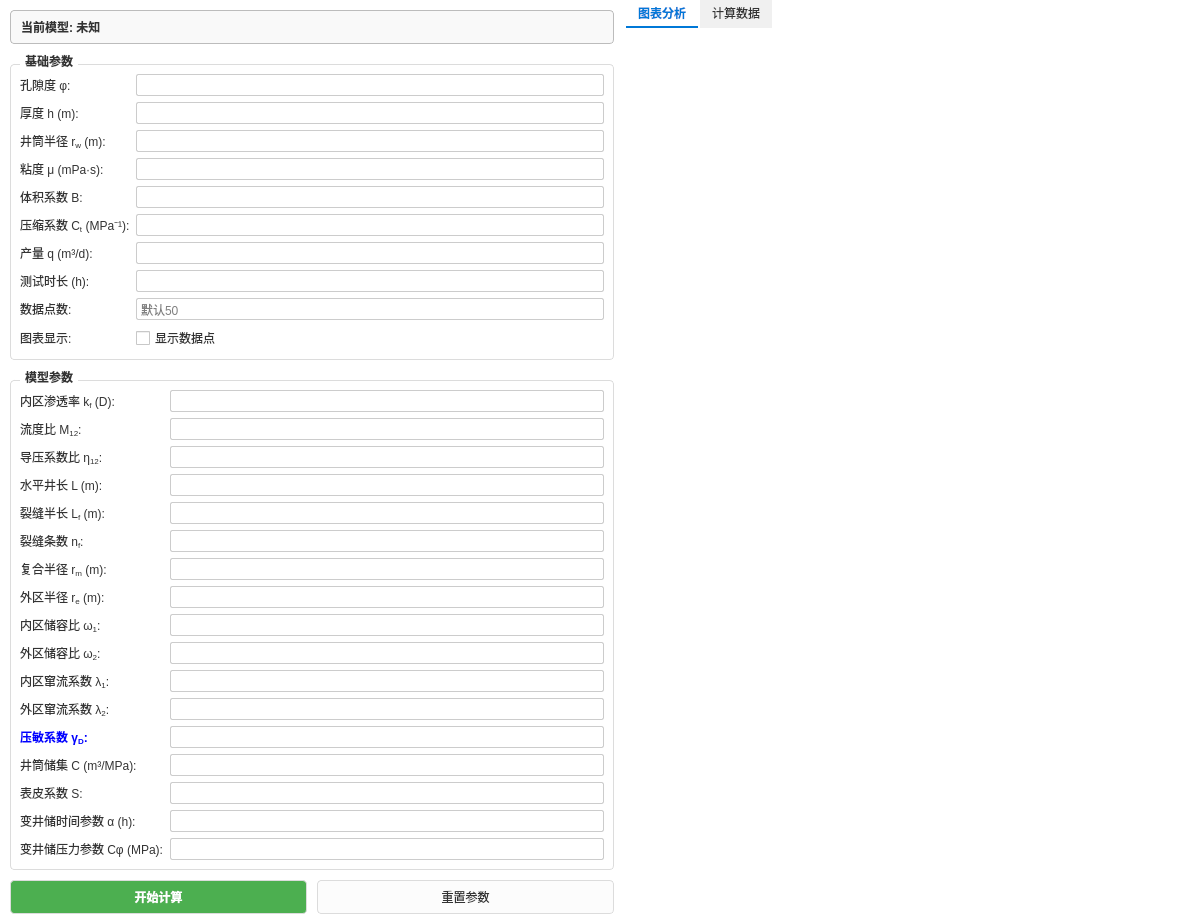
<?xml version="1.0" encoding="UTF-8"?>
<ui version="4.0">
 <class>WT_ModelWidget</class>
 <widget class="QWidget" name="WT_ModelWidget">
  <property name="geometry">
   <rect>
    <x>0</x>
    <y>0</y>
    <width>1200</width>
    <height>850</height>
   </rect>
  </property>
  <property name="windowTitle">
   <string>压裂水平井复合模型 (01-06)</string>
  </property>
  <property name="styleSheet">
   <string notr="true">/* 全局设置：白底黑字 */
QWidget {
        color: #333333;
        background-color: white;
        font-family: &quot;Microsoft YaHei&quot;;
        font-size: 9pt;
}

/* 分裂器手柄完全透明，去除竖线 */
QSplitter::handle {
        background-color: transparent;
}

/* 分组框样式 */
QGroupBox {
        font-weight: bold;
        border: 1px solid #dcdcdc;
        border-radius: 4px;
        margin-top: 10px;
}
QGroupBox::title {
        subcontrol-origin: margin;
        subcontrol-position: top left;
        left: 10px;
        padding: 0 3px;
        color: #333333;
}

/* 输入框样式 */
QLineEdit, QComboBox, QTextEdit {
        background-color: white;
        color: black;
        border: 1px solid #cccccc;
        border-radius: 2px;
        padding: 2px;
        selection-background-color: #0078d7;
}

/* 按钮通用样式 */
QPushButton {
        border: 1px solid #dcdcdc;
        border-radius: 4px;
        background-color: #fcfcfc;
        color: #333333;
        padding: 6px 12px;
        min-height: 20px;
}
QPushButton:hover {
        background-color: #f0f0f0;
        border-color: #0078d7;
        color: #0078d7;
}
QPushButton:pressed {
        background-color: #e0e0e0;
        border-color: #005a9e;
}

/* 模型选择按钮特殊样式 */
QPushButton#btnSelectModel {
        text-align: left;
        font-weight: bold;
        padding-left: 10px;
        background-color: #f9f9f9;
        border: 1px solid #bcbcbc;
}

/* 标签样式 */
QLabel {
        color: #333333;
}
</string>
  </property>
  <layout class="QHBoxLayout" name="horizontalLayout">
   <property name="spacing">
    <number>0</number>
   </property>
   <property name="leftMargin">
    <number>0</number>
   </property>
   <property name="topMargin">
    <number>0</number>
   </property>
   <property name="rightMargin">
    <number>0</number>
   </property>
   <property name="bottomMargin">
    <number>0</number>
   </property>
   <item>
    <widget class="QSplitter" name="splitter">
     <property name="orientation">
      <enum>Qt::Orientation::Horizontal</enum>
     </property>
     <property name="handleWidth">
      <number>2</number>
     </property>
     <widget class="QWidget" name="leftPanel" native="true">
      <property name="minimumSize">
       <size>
        <width>200</width>
        <height>0</height>
       </size>
      </property>
      <property name="maximumSize">
       <size>
        <width>16777215</width>
        <height>16777215</height>
       </size>
      </property>
      <property name="styleSheet">
       <string notr="true">QWidget#leftPanel {
        background-color: white;
        border: none; /* 移除右侧边框竖线 */
}</string>
      </property>
      <layout class="QVBoxLayout" name="verticalLayout">
       <property name="spacing">
        <number>10</number>
       </property>
       <property name="leftMargin">
        <number>10</number>
       </property>
       <property name="topMargin">
        <number>10</number>
       </property>
       <property name="rightMargin">
        <number>10</number>
       </property>
       <property name="bottomMargin">
        <number>10</number>
       </property>
       <item>
        <widget class="QPushButton" name="btnSelectModel">
         <property name="minimumSize">
          <size>
           <width>0</width>
           <height>34</height>
          </size>
         </property>
         <property name="text">
          <string>当前模型: 未知</string>
         </property>
         <property name="iconSize">
          <size>
           <width>16</width>
           <height>16</height>
          </size>
         </property>
        </widget>
       </item>
       <item>
        <widget class="QGroupBox" name="basicParamGroup">
         <property name="title">
          <string>基础参数</string>
         </property>
         <layout class="QFormLayout" name="formLayout_Base">
          <item row="0" column="0">
           <widget class="QLabel" name="label_phi">
            <property name="text">
             <string>&lt;html&gt;&lt;head/&gt;&lt;body&gt;&lt;p&gt;孔隙度 φ:&lt;/p&gt;&lt;/body&gt;&lt;/html&gt;</string>
            </property>
           </widget>
          </item>
          <item row="0" column="1">
           <widget class="QLineEdit" name="phiEdit"/>
          </item>
          <item row="1" column="0">
           <widget class="QLabel" name="label_h">
            <property name="text">
             <string>厚度 h (m):</string>
            </property>
           </widget>
          </item>
          <item row="1" column="1">
           <widget class="QLineEdit" name="hEdit"/>
          </item>
          <item row="2" column="0">
           <widget class="QLabel" name="label_rw">
            <property name="text">
             <string>井筒半径 r&lt;sub&gt;w&lt;/sub&gt; (m):</string>
            </property>
           </widget>
          </item>
          <item row="2" column="1">
           <widget class="QLineEdit" name="rwEdit"/>
          </item>
          <item row="3" column="0">
           <widget class="QLabel" name="label_mu">
            <property name="text">
             <string>粘度 μ (mPa·s):</string>
            </property>
           </widget>
          </item>
          <item row="3" column="1">
           <widget class="QLineEdit" name="muEdit"/>
          </item>
          <item row="4" column="0">
           <widget class="QLabel" name="label_B">
            <property name="text">
             <string>体积系数 B:</string>
            </property>
           </widget>
          </item>
          <item row="4" column="1">
           <widget class="QLineEdit" name="BEdit"/>
          </item>
          <item row="5" column="0">
           <widget class="QLabel" name="label_Ct">
            <property name="text">
             <string>&lt;html&gt;&lt;head/&gt;&lt;body&gt;&lt;p&gt;压缩系数 C&lt;sub&gt;t&lt;/sub&gt; (MPa⁻¹):&lt;/p&gt;&lt;/body&gt;&lt;/html&gt;</string>
            </property>
           </widget>
          </item>
          <item row="5" column="1">
           <widget class="QLineEdit" name="CtEdit"/>
          </item>
          <item row="6" column="0">
           <widget class="QLabel" name="label_q">
            <property name="text">
             <string>产量 q (m³/d):</string>
            </property>
           </widget>
          </item>
          <item row="6" column="1">
           <widget class="QLineEdit" name="qEdit"/>
          </item>
          <item row="7" column="0">
           <widget class="QLabel" name="label_t">
            <property name="text">
             <string>测试时长 (h):</string>
            </property>
           </widget>
          </item>
          <item row="7" column="1">
           <widget class="QLineEdit" name="tEdit"/>
          </item>
          <item row="8" column="0">
           <widget class="QLabel" name="label_points">
            <property name="text">
             <string>数据点数:</string>
            </property>
           </widget>
          </item>
          <item row="8" column="1">
           <widget class="QLineEdit" name="pointsEdit">
            <property name="placeholderText">
             <string>默认50</string>
            </property>
           </widget>
          </item>
          <item row="9" column="0">
           <widget class="QLabel" name="label_showPoints">
            <property name="text">
             <string>图表显示:</string>
            </property>
           </widget>
          </item>
          <item row="9" column="1">
           <widget class="QCheckBox" name="checkShowPoints">
            <property name="text">
             <string>显示数据点</string>
            </property>
           </widget>
          </item>
         </layout>
        </widget>
       </item>
       <item>
        <widget class="QGroupBox" name="modelParamGroup">
         <property name="title">
          <string>模型参数</string>
         </property>
         <layout class="QFormLayout" name="formLayout_Model">
          <item row="0" column="0">
           <widget class="QLabel" name="label_kf">
            <property name="text">
             <string>&lt;html&gt;&lt;head/&gt;&lt;body&gt;&lt;p&gt;内区渗透率 k&lt;sub&gt;f&lt;/sub&gt; (D):&lt;/p&gt;&lt;/body&gt;&lt;/html&gt;</string>
            </property>
           </widget>
          </item>
          <item row="0" column="1">
           <widget class="QLineEdit" name="kfEdit"/>
          </item>
          <item row="1" column="0">
           <widget class="QLabel" name="label_km">
            <property name="text">
             <string>&lt;html&gt;&lt;head/&gt;&lt;body&gt;&lt;p&gt;流度比 M&lt;sub&gt;12&lt;/sub&gt;:&lt;/p&gt;&lt;/body&gt;&lt;/html&gt;</string>
            </property>
           </widget>
          </item>
          <item row="1" column="1">
           <widget class="QLineEdit" name="kmEdit"/>
          </item>
          <item row="2" column="0">
           <widget class="QLabel" name="label_eta12">
            <property name="text">
             <string>&lt;html&gt;&lt;head/&gt;&lt;body&gt;&lt;p&gt;导压系数比 η&lt;sub&gt;12&lt;/sub&gt;:&lt;/p&gt;&lt;/body&gt;&lt;/html&gt;</string>
            </property>
           </widget>
          </item>
          <item row="2" column="1">
           <widget class="QLineEdit" name="eta12Edit"/>
          </item>
          <item row="3" column="0">
           <widget class="QLabel" name="label_L">
            <property name="text">
             <string>水平井长 L (m):</string>
            </property>
           </widget>
          </item>
          <item row="3" column="1">
           <widget class="QLineEdit" name="LEdit"/>
          </item>
          <item row="4" column="0">
           <widget class="QLabel" name="label_Lf">
            <property name="text">
             <string>&lt;html&gt;&lt;head/&gt;&lt;body&gt;&lt;p&gt;裂缝半长 L&lt;sub&gt;f&lt;/sub&gt; (m):&lt;/p&gt;&lt;/body&gt;&lt;/html&gt;</string>
            </property>
           </widget>
          </item>
          <item row="4" column="1">
           <widget class="QLineEdit" name="LfEdit"/>
          </item>
          <item row="5" column="0">
           <widget class="QLabel" name="label_nf">
            <property name="text">
             <string>&lt;html&gt;&lt;head/&gt;&lt;body&gt;&lt;p&gt;裂缝条数 n&lt;sub&gt;f&lt;/sub&gt;:&lt;/p&gt;&lt;/body&gt;&lt;/html&gt;</string>
            </property>
           </widget>
          </item>
          <item row="5" column="1">
           <widget class="QLineEdit" name="nfEdit"/>
          </item>
          <item row="6" column="0">
           <widget class="QLabel" name="label_rmD">
            <property name="text">
             <string>&lt;html&gt;&lt;head/&gt;&lt;body&gt;&lt;p&gt;复合半径 r&lt;sub&gt;m&lt;/sub&gt; (m):&lt;/p&gt;&lt;/body&gt;&lt;/html&gt;</string>
            </property>
           </widget>
          </item>
          <item row="6" column="1">
           <widget class="QLineEdit" name="rmDEdit"/>
          </item>
          <item row="7" column="0">
           <widget class="QLabel" name="label_reD">
            <property name="text">
             <string>&lt;html&gt;&lt;head/&gt;&lt;body&gt;&lt;p&gt;外区半径 r&lt;sub&gt;e&lt;/sub&gt; (m):&lt;/p&gt;&lt;/body&gt;&lt;/html&gt;</string>
            </property>
           </widget>
          </item>
          <item row="7" column="1">
           <widget class="QLineEdit" name="reDEdit"/>
          </item>
          <item row="8" column="0">
           <widget class="QLabel" name="label_omga1">
            <property name="text">
             <string>&lt;html&gt;&lt;head/&gt;&lt;body&gt;&lt;p&gt;内区储容比 ω&lt;sub&gt;1&lt;/sub&gt;:&lt;/p&gt;&lt;/body&gt;&lt;/html&gt;</string>
            </property>
           </widget>
          </item>
          <item row="8" column="1">
           <widget class="QLineEdit" name="omga1Edit"/>
          </item>
          <item row="9" column="0">
           <widget class="QLabel" name="label_omga2">
            <property name="text">
             <string>&lt;html&gt;&lt;head/&gt;&lt;body&gt;&lt;p&gt;外区储容比 ω&lt;sub&gt;2&lt;/sub&gt;:&lt;/p&gt;&lt;/body&gt;&lt;/html&gt;</string>
            </property>
           </widget>
          </item>
          <item row="9" column="1">
           <widget class="QLineEdit" name="omga2Edit"/>
          </item>
          <item row="10" column="0">
           <widget class="QLabel" name="label_remda1">
            <property name="text">
             <string>&lt;html&gt;&lt;head/&gt;&lt;body&gt;&lt;p&gt;内区窜流系数 λ&lt;sub&gt;1&lt;/sub&gt;:&lt;/p&gt;&lt;/body&gt;&lt;/html&gt;</string>
            </property>
           </widget>
          </item>
          <item row="10" column="1">
           <widget class="QLineEdit" name="remda1Edit"/>
          </item>
          <item row="11" column="0">
           <widget class="QLabel" name="label_remda2">
            <property name="text">
             <string>&lt;html&gt;&lt;head/&gt;&lt;body&gt;&lt;p&gt;外区窜流系数 λ&lt;sub&gt;2&lt;/sub&gt;:&lt;/p&gt;&lt;/body&gt;&lt;/html&gt;</string>
            </property>
           </widget>
          </item>
          <item row="11" column="1">
           <widget class="QLineEdit" name="remda2Edit"/>
          </item>
          <item row="12" column="0">
           <widget class="QLabel" name="label_gamaD">
            <property name="toolTip">
             <string>渗透率模量</string>
            </property>
            <property name="styleSheet">
             <string notr="true">color: blue; font-weight: bold;</string>
            </property>
            <property name="text">
             <string>&lt;html&gt;&lt;head/&gt;&lt;body&gt;&lt;p&gt;压敏系数 γ&lt;sub&gt;D&lt;/sub&gt;:&lt;/p&gt;&lt;/body&gt;&lt;/html&gt;</string>
            </property>
           </widget>
          </item>
          <item row="12" column="1">
           <widget class="QLineEdit" name="gamaDEdit"/>
          </item>
          <item row="13" column="0">
           <widget class="QLabel" name="label_cD">
            <property name="text">
             <string>&lt;html&gt;&lt;head/&gt;&lt;body&gt;&lt;p&gt;井筒储集 C (m³/MPa):&lt;/p&gt;&lt;/body&gt;&lt;/html&gt;</string>
            </property>
           </widget>
          </item>
          <item row="13" column="1">
           <widget class="QLineEdit" name="cDEdit"/>
          </item>
          <item row="14" column="0">
           <widget class="QLabel" name="label_s">
            <property name="text">
             <string>表皮系数 S:</string>
            </property>
           </widget>
          </item>
          <item row="14" column="1">
           <widget class="QLineEdit" name="sEdit"/>
          </item>
          <item row="15" column="0">
           <widget class="QLabel" name="label_alpha">
            <property name="text">
             <string>&lt;html&gt;&lt;head/&gt;&lt;body&gt;&lt;p&gt;变井储时间参数 α (h):&lt;/p&gt;&lt;/body&gt;&lt;/html&gt;</string>
            </property>
           </widget>
          </item>
          <item row="15" column="1">
           <widget class="QLineEdit" name="alphaEdit"/>
          </item>
          <item row="16" column="0">
           <widget class="QLabel" name="label_cphi">
            <property name="text">
             <string>&lt;html&gt;&lt;head/&gt;&lt;body&gt;&lt;p&gt;变井储压力参数 Cφ (MPa):&lt;/p&gt;&lt;/body&gt;&lt;/html&gt;</string>
            </property>
           </widget>
          </item>
          <item row="16" column="1">
           <widget class="QLineEdit" name="cPhiEdit"/>
          </item>
         </layout>
        </widget>
       </item>
       <item>
        <spacer name="verticalSpacer">
         <property name="orientation">
          <enum>Qt::Orientation::Vertical</enum>
         </property>
         <property name="sizeHint" stdset="0">
          <size>
           <width>20</width>
           <height>40</height>
          </size>
         </property>
        </spacer>
       </item>
       <item>
        <layout class="QHBoxLayout" name="horizontalLayout_Btns">
         <property name="spacing">
          <number>10</number>
         </property>
         <item>
          <widget class="QPushButton" name="calculateButton">
           <property name="styleSheet">
             <string notr="true">background-color: #4CAF50;
color: white; font-weight: bold; padding: 6px;</string>
           </property>
           <property name="text">
            <string>开始计算</string>
           </property>
          </widget>
         </item>
         <item>
          <widget class="QPushButton" name="resetButton">
           <property name="text">
            <string>重置参数</string>
           </property>
          </widget>
         </item>
        </layout>
       </item>
      </layout>
     </widget>
     <widget class="QWidget" name="rightPanel" native="true">
      <property name="styleSheet">
       <string notr="true">QWidget#rightPanel { background-color: white;
border: none; }</string>
      </property>
      <layout class="QVBoxLayout" name="rightLayout">
       <property name="leftMargin">
        <number>0</number>
       </property>
       <property name="topMargin">
        <number>0</number>
       </property>
       <property name="rightMargin">
        <number>0</number>
       </property>
       <property name="bottomMargin">
        <number>0</number>
       </property>
       <item>
        <widget class="QTabWidget" name="tabWidget_Right">
         <property name="styleSheet">
          <string notr="true">QTabWidget::pane { border: none;
} /* 去除标签页下方的横线 */
QTabBar::tab { background: #f0f0f0; color: #333333; padding: 6px 12px; border: none; border-bottom: 2px solid transparent; margin-right: 2px;
}
QTabBar::tab:hover { background-color: #e0e0e0; }
QTabBar::tab:selected { background: white; color: #0078d7; border-bottom: 2px solid #0078d7; font-weight: bold;
}</string>
         </property>
         <property name="currentIndex">
          <number>0</number>
         </property>
         <widget class="QWidget" name="tab_Chart">
          <attribute name="title">
           <string>图表分析</string>
          </attribute>
          <layout class="QVBoxLayout" name="verticalLayout_ChartTab">
           <property name="leftMargin">
            <number>0</number>
           </property>
           <property name="topMargin">
            <number>0</number>
           </property>
           <property name="rightMargin">
            <number>0</number>
           </property>
           <property name="bottomMargin">
            <number>0</number>
           </property>
           <item>
            <widget class="ChartWidget" name="chartWidget" native="true">
             <property name="sizePolicy">
              <sizepolicy hsizetype="Expanding" vsizetype="Expanding">
               <horstretch>0</horstretch>
               <verstretch>0</verstretch>
              </sizepolicy>
             </property>
            </widget>
           </item>
          </layout>
         </widget>
         <widget class="QWidget" name="tab_Data">
          <attribute name="title">
           <string>计算数据</string>
          </attribute>
          <layout class="QVBoxLayout" name="verticalLayout_DataTab">
           <item>
            <widget class="QTextEdit" name="resultTextEdit">
             <property name="readOnly">
              <bool>true</bool>
             </property>
            </widget>
           </item>
           <item>
            <widget class="QPushButton" name="btnExportDataTab">
             <property name="text">
              <string>导出数据 (.csv)</string>
             </property>
            </widget>
           </item>
          </layout>
         </widget>
        </widget>
       </item>
      </layout>
     </widget>
    </widget>
   </item>
  </layout>
 </widget>
 <customwidgets>
  <customwidget>
   <class>ChartWidget</class>
   <extends>QWidget</extends>
   <header>chartwidget.h</header>
   <container>1</container>
  </customwidget>
 </customwidgets>
 <resources/>
 <connections/>
</ui>
